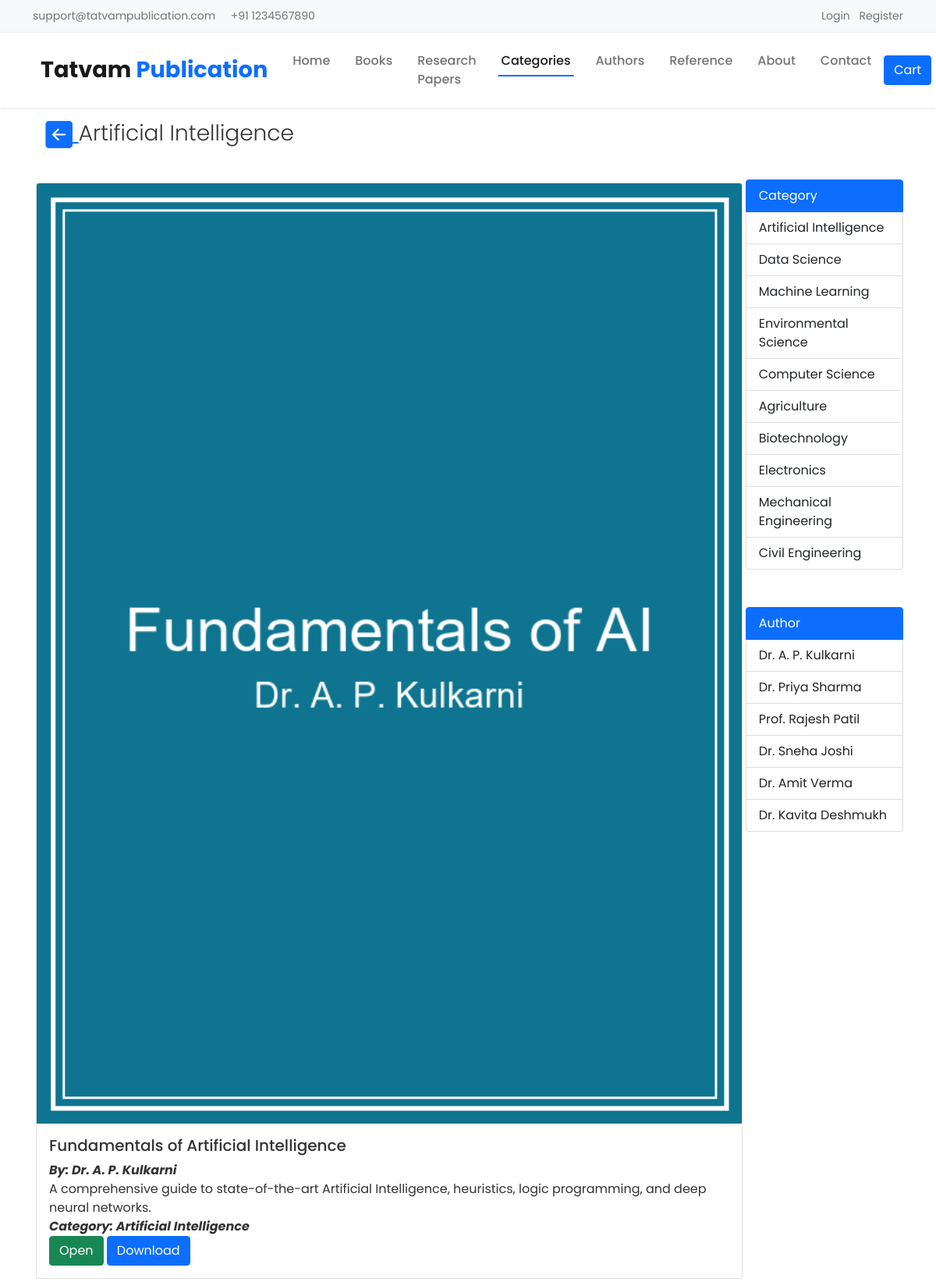
/category.php?id=1, run on the app's committed database.
### tables this page shows
CREATE TABLE IF NOT EXISTS `categories` (
  `id` INT(11) NOT NULL AUTO_INCREMENT,
  `name` VARCHAR(191) NOT NULL,
  `created_at` TIMESTAMP DEFAULT CURRENT_TIMESTAMP,
  PRIMARY KEY (`id`),
  UNIQUE KEY `idx_categories_name` (`name`)
);

CREATE TABLE IF NOT EXISTS `books` (
  `id` INT(11) NOT NULL AUTO_INCREMENT,
  `title` VARCHAR(255) NOT NULL,
  `subtitle` VARCHAR(255) DEFAULT NULL,
  `author_id` INT(11) NOT NULL,
  `description` TEXT NOT NULL,
  `category_id` INT(11) NOT NULL,
  `cover` VARCHAR(255) NOT NULL,
  `file` VARCHAR(255) NOT NULL,
  `preview_file` VARCHAR(255) DEFAULT NULL,
  `isbn` VARCHAR(50) DEFAULT NULL,
  `doi` VARCHAR(100) DEFAULT NULL,
  `pages` INT(11) DEFAULT NULL,
  `format` ENUM('Paperback','eBook') DEFAULT 'eBook',
  `language` VARCHAR(50) DEFAULT 'English',
  `edition` VARCHAR(50) DEFAULT '1st Edition',
  `keywords` TEXT DEFAULT NULL,
  `publication_date` DATE DEFAULT NULL,
  `price` DECIMAL(10,2) NOT NULL DEFAULT '0.00',
  `status` ENUM('Draft','Pending','Approved','Rejected','Published') NOT NULL DEFAULT 'Published',
  `content_type` ENUM('book','research_paper') NOT NULL DEFAULT 'book',
  `created_by` INT(11) DEFAULT NULL,
  `approved_by` INT(11) DEFAULT NULL,
  `approved_at` TIMESTAMP NULL DEFAULT NULL,
  `created_at` TIMESTAMP DEFAULT CURRENT_TIMESTAMP,
  `updated_at` TIMESTAMP DEFAULT CURRENT_TIMESTAMP ON UPDATE CURRENT_TIMESTAMP,
  PRIMARY KEY (`id`),
  KEY `idx_books_author` (`author_id`),
  KEY `idx_books_category` (`category_id`),
  KEY `idx_books_status` (`status`),
  KEY `idx_books_content_type` (`content_type`),
  CONSTRAINT `fk_books_author` FOREIGN KEY (`author_id`) REFERENCES `authors` (`id`) ON DELETE CASCADE ON UPDATE CASCADE,
  CONSTRAINT `fk_books_category` FOREIGN KEY (`category_id`) REFERENCES `categories` (`id`) ON UPDATE CASCADE
);

CREATE TABLE IF NOT EXISTS `authors` (
  `id` INT(11) NOT NULL AUTO_INCREMENT,
  `user_id` INT(11) DEFAULT NULL,
  `name` VARCHAR(255) NOT NULL,
  `photo` VARCHAR(255) DEFAULT NULL,
  `about` TEXT DEFAULT NULL,
  `qualification` VARCHAR(255) DEFAULT NULL,
  `designation` VARCHAR(255) DEFAULT NULL,
  `organization` VARCHAR(255) DEFAULT NULL,
  `contact` VARCHAR(255) DEFAULT NULL,
  `created_at` TIMESTAMP DEFAULT CURRENT_TIMESTAMP,
  `updated_at` TIMESTAMP DEFAULT CURRENT_TIMESTAMP ON UPDATE CURRENT_TIMESTAMP,
  PRIMARY KEY (`id`),
  KEY `idx_authors_user_id` (`user_id`),
  CONSTRAINT `fk_author_user` FOREIGN KEY (`user_id`) REFERENCES `users` (`id`) ON DELETE SET NULL ON UPDATE CASCADE
);

### php/func-category.php (called while the page is built)
<?php
function get_all_categories($con){
   $sql  = "SELECT * FROM categories";
   $stmt = $con->prepare($sql);
   $stmt->execute();
   if ($stmt->rowCount() > 0) {
   	  $categories = $stmt->fetchAll();
   }else {
      $categories = 0;
   }
   return $categories;
}
function get_category($con, $id){
   $sql  = "SELECT * FROM categories WHERE id=?";
   $stmt = $con->prepare($sql);
   $stmt->execute([$id]);
   if ($stmt->rowCount() > 0) {
   	  $category = $stmt->fetch();
   }else {
      $category = 0;
   }
   return $category;
}

### php/func-book.php (called while the page is built, shortened)
<?php
function get_books_by_category($con, $id){
   $sql  = "SELECT * FROM books WHERE category_id=?";
   $stmt = $con->prepare($sql);
   $stmt->execute([$id]);
   if ($stmt->rowCount() > 0) {
        $books = $stmt->fetchAll();
   }else {
      $books = 0;
   }
   return $books;
}

### php/func-author.php (called while the page is built, shortened)
<?php
function get_all_author($con){
   $sql  = "SELECT * FROM authors";
   $stmt = $con->prepare($sql);
   $stmt->execute();
   if ($stmt->rowCount() > 0) {
   	  $authors = $stmt->fetchAll();
   }else {
      $authors = 0;
   }
   return $authors;
}

### category.php (the view, shortened to what this page needs)
<?php
$cart_count = 0;
$id = $_GET['id'];
include "db_conn.php";
include "php/func-book.php";
$books = get_books_by_category($conn, $id);
include "php/func-author.php";
$authors = get_all_author($conn);
include "php/func-category.php";
$categories = get_all_categories($conn);
$current_category = get_category($conn, $id);
 ?>
<!DOCTYPE html>
<html lang="en">
<head>
	<link href="https://cdn.jsdelivr.net/npm/bootstrap@5.1.1/dist/css/bootstrap.min.css" rel="stylesheet">
    <link rel="stylesheet" href="css/style.css">
</head>
<body>
	<div class="top-bar">
		<div class="container">
			<div class="d-flex justify-content-between align-items-center">
				<div class="top-info">
					<i class="bi bi-envelope"></i> support@tatvampublication.com
					<span class="ms-3"><i class="bi bi-telephone"></i> +91 1234567890</span>
				</div>
				<div class="top-links">
					<?php if (isset($_SESSION['user_id'])) {
						if (isset($_SESSION['user_type']) && $_SESSION['user_type'] == 'customer') { ?>
							<a href="my-orders.php"><i class="bi bi-bag-check"></i> My Orders</a>
							<a href="user-profile.php" class="ms-2"><i class="bi bi-person-circle"></i> <?=$_SESSION['user_name']?></a>
							<a href="php/user-logout.php" class="ms-2"><i class="bi bi-box-arrow-right"></i> Logout</a>
						<?php } else { ?>
							<a href="admin.php"><i class="bi bi-speedometer2"></i> Dashboard</a>
						<?php }
					}else{ ?>
						<a href="user-login.php"><i class="bi bi-box-arrow-in-right"></i> Login</a>
						<a href="register.php" class="ms-2"><i class="bi bi-person-plus"></i> Register</a>
					<?php } ?>
				</div>
			</div>
		</div>
	</div>
	<nav class="navbar navbar-expand-lg navbar-light bg-white sticky-top shadow-sm">
		<div class="container">
			<a class="navbar-brand" href="index.php">
				<span class="brand-text">Tatvam <span class="text-primary">Publication</span></span>
			</a>
			<div class="collapse navbar-collapse" id="navbarMain">
				<ul class="navbar-nav mx-auto">
					<li class="nav-item"><a class="nav-link" href="index.php">Home</a></li>
					<li class="nav-item"><a class="nav-link" href="books.php">Books</a></li>
					<li class="nav-item"><a class="nav-link" href="books.php?type=research_paper">Research Papers</a></li>
					<li class="nav-item"><a class="nav-link active" href="categories.php">Categories</a></li>
					<li class="nav-item"><a class="nav-link" href="authors.php">Authors</a></li>
					<li class="nav-item"><a class="nav-link" href="reference.php">Reference</a></li>
					<li class="nav-item"><a class="nav-link" href="about.php">About</a></li>
					<li class="nav-item"><a class="nav-link" href="contact.php">Contact</a></li>
				</ul>
				<div class="d-flex align-items-center">
					<?php if (isset($_SESSION['user_id']) && isset($_SESSION['user_type']) && $_SESSION['user_type'] == 'customer') { ?>
						<a href="cart.php" class="btn btn-primary position-relative">
							<i class="bi bi-cart3"></i> Cart
							<?php if (isset($cart_count) && $cart_count > 0) { ?>
								<span class="position-absolute top-0 start-100 translate-middle badge rounded-pill bg-danger"><?=$cart_count?></span>
							<?php } ?>
						</a>
					<?php } else { ?>
						<a href="user-login.php" class="btn btn-primary"><i class="bi bi-cart3"></i> Cart</a>
					<?php } ?>
				</div>
			</div>
		</div>
	</nav>
	<div class="container">
		<h1 class="display-4 p-3 fs-3">
			<a href="index.php"
			   class="nd">
				<img src="img/back-arrow.PNG"
				     width="35">
			</a>
		   <?=$current_category['name']?>
		</h1>
		<div class="d-flex pt-3">
			<?php if ($books == 0){ ?>
				<div class="alert alert-warning
        	            text-center p-5"
        	     role="alert">
        	     <img src="img/empty.png"
        	          width="100">
        	     <br>
			    There is no book in the database
		       </div>
			<?php }else{ ?>
			<div class="pdf-list d-flex flex-wrap">
				<?php foreach ($books as $book) { ?>
				<a href="book-detail.php?id=<?=$book['id']?>" style="text-decoration:none;color:inherit;display:block;">
				<div class="card m-1">
					<img src="uploads/cover/<?=$book['cover']?>"
					     class="card-img-top">
					<div class="card-body">
						<h5 class="card-title">
							<?=$book['title']?>
						</h5>
						<p class="card-text">
							<i><b>By:
								<?php foreach($authors as $author){
									if ($author['id'] == $book['author_id']) {
										echo $author['name'];
										break;
									}
								?>
								<?php } ?>
							<br></b></i>
							<?=$book['description']?>
							<br><i><b>Category:
								<?php foreach($categories as $category){
									if ($category['id'] == $book['category_id']) {
										echo $category['name'];
										break;
									}
								?>
								<?php } ?>
							<br></b></i>
						</p>
                       <a href="uploads/files/<?=$book['file']?>"
                          class="btn btn-success">Open</a>
                        <a href="uploads/files/<?=$book['file']?>"
                          class="btn btn-primary"
                          download="<?=$book['title']?>">Download</a>
					</div>
				</div>
				</a>
				<?php } ?>
			</div>
		<?php } ?>
		<div class="category">
			<div class="list-group">
				<?php if ($categories == 0){
				}else{ ?>
				<a href="#"
				   class="list-group-item list-group-item-action active">Category</a>
				   <?php foreach ($categories as $category ) {?>
				   <a href="category.php?id=<?=$category['id']?>"
				      class="list-group-item list-group-item-action">
				      <?=$category['name']?></a>
				<?php } } ?>
			</div>
			<div class="list-group mt-5">
				<?php if ($authors == 0){
				}else{ ?>
				<a href="#"
				   class="list-group-item list-group-item-action active">Author</a>
				   <?php foreach ($authors as $author ) {?>
				   <a href="author.php?id=<?=$author['id']?>"
				      class="list-group-item list-group-item-action">
				      <?=$author['name']?></a>
				<?php } } ?>
			</div>
		</div>
		</div>
	</div>
</body>
</html>

### css/style.css (style rules this page uses)
* { margin: 0; padding: 0; box-sizing: border-box; }
body { font-family: 'Poppins', sans-serif; color: #333; overflow-x: hidden; }
.top-bar { background: #f8f9fa; padding: 10px 0; font-size: 14px; border-bottom: 1px solid #e9ecef; }
.top-info, .top-links { color: #6c757d; }
.top-links a { color: #6c757d; text-decoration: none; margin-left: 20px; transition: color 0.3s; }
.navbar { padding: 1rem 0; transition: all 0.3s; }
.navbar-brand { font-size: 1.5rem; font-weight: 700; display: flex; align-items: center; gap: 10px; }
.brand-text { font-size: 1.8rem; }
.nav-link { font-weight: 500; padding: 0.5rem 1rem !important; transition: color 0.3s; position: relative; }
.nav-link::after { content: ''; position: absolute; bottom: 0; left: 50%; width: 0; height: 2px; background: #0d6efd; transition: all 0.3s; transform: translateX(-50%); }
.nav-link:hover::after, .nav-link.active::after { width: 80%; }

### data on the page
categories: name "Artificial Intelligence"
books: cover (picture), title "Fundamentals of Artificial Intelligence", description "A comprehensive guide to state-of-the-art Artificial Intelligence, heuristics, logic programming, and deep neural networks."
authors: name "Dr. A. P. Kulkarni"
categories: name "Data Science"
categories: name "Machine Learning"
categories: name "Environmental Science"
categories: name "Computer Science"
categories: name "Agriculture"
categories: name "Biotechnology"
categories: name "Electronics"
categories: name "Mechanical Engineering"
categories: name "Civil Engineering"
authors: name "Dr. Priya Sharma"
authors: name "Prof. Rajesh Patil"
authors: name "Dr. Sneha Joshi"
authors: name "Dr. Amit Verma"
authors: name "Dr. Kavita Deshmukh"
